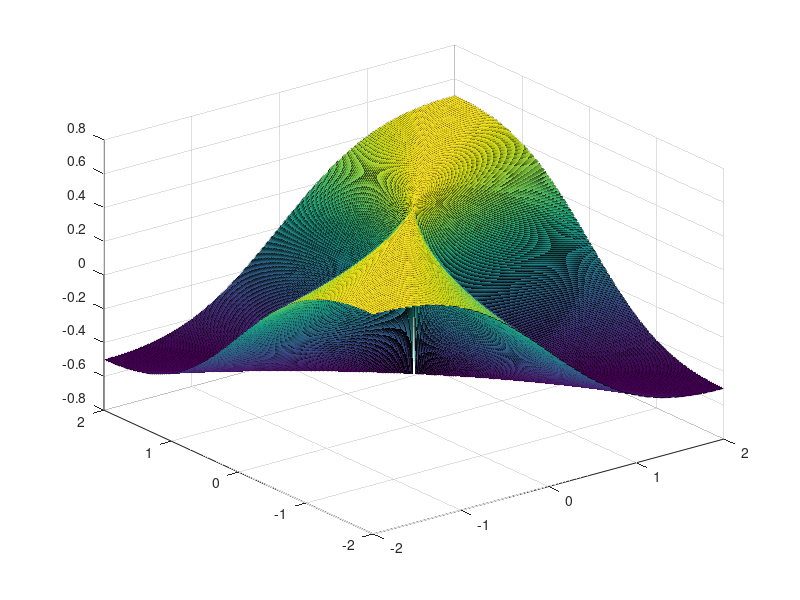
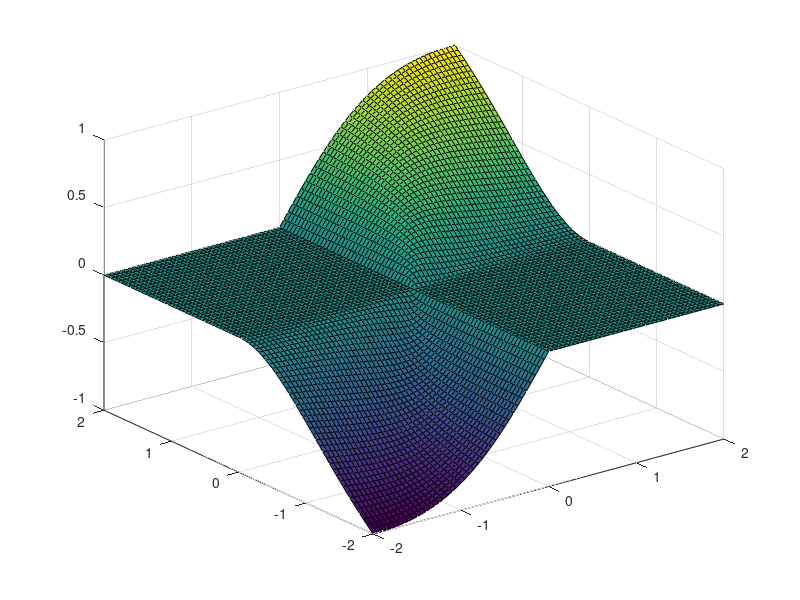
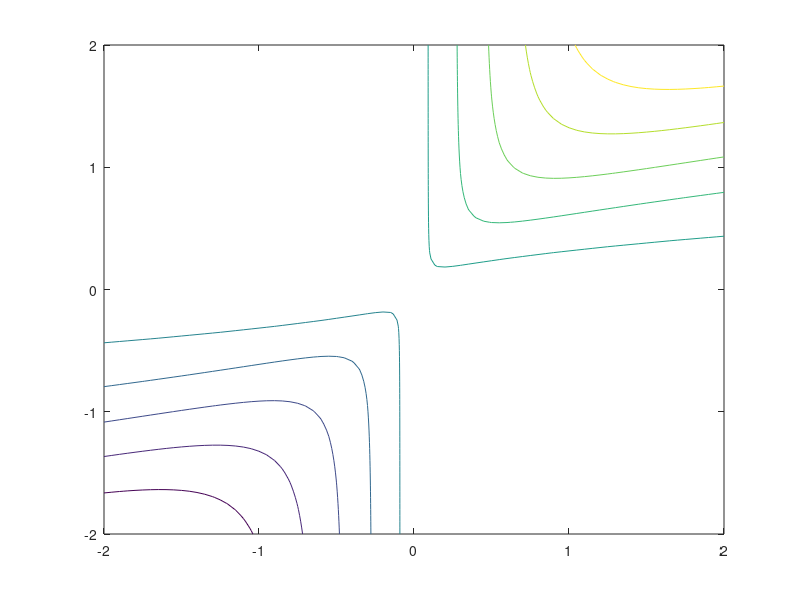
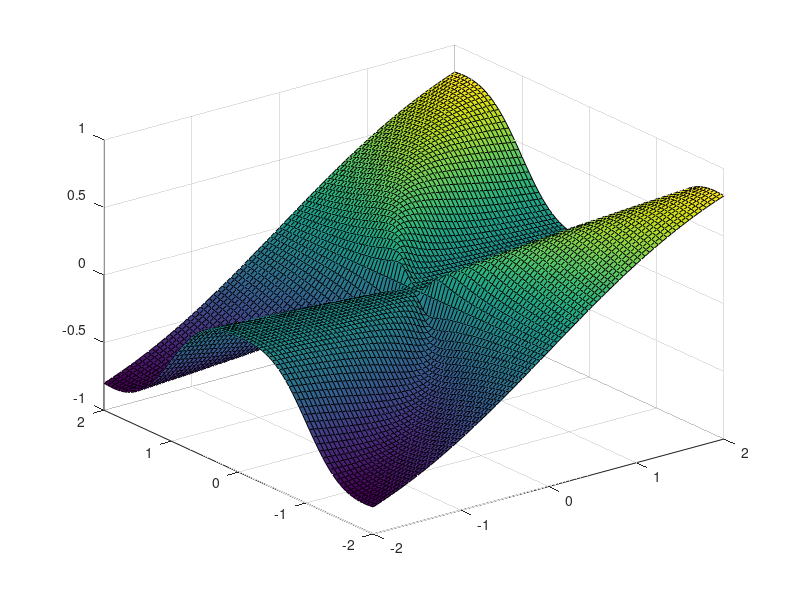

MATLAB code for these plots, in order:
clear all
close all
%%
%partial but not directional derivatives

xa=-2:0.01:2;
ya=-2:0.01:2;
for i=0:400
    for j=0:400
        x=-2+4*i/400;
        y=-2+4*j/400;
        z(i+1,j+1)=(x*y)/(x^2+y^2);
    end
end
z(201,201)=0;
surf(xa,ya,z);
figure
contour(xa,ya,z);

%%
%directional derivatives but not Gateaux

xa=-2:0.05:2;
ya=-2:0.05:2;
for i=0:80
    for j=0:80
        x=-2+4*i/80;
        y=-2+4*j/80;
        if x*y>0
            z1(i+1,j+1)=(x^2*y)/(x^2+y^2);
        else
            z1(i+1,j+1)=0;
        end
    end
end
%z(201,201)=0;
surf(xa,ya,z1);
figure
contour(xa,ya,z1);

%%
%Gateaux derivatives at 0 but not Frechet at 0
clear all
xa=-2:0.05:2;
ya=-2:0.05:2;
for i=0:80
    for j=0:80
        x=-2+4*i/80;
        y=-2+4*j/80;
        z2(i+1,j+1)=(abs(x)^3*y)/(x^4+y^2);
    end
end
z2(41,41)=0;
figure 
surf(xa,ya,z2);
figure
contour(xa,ya,z2);

%%
%Yet another example of function allowing Gateaux derivatives at 0 but not
%Frechet at 0 (see Ex3 in the slides of the course 2)
clear all
xa=-2:0.01:2;
ya=-2:0.01:2;
for i=0:400
    for j=0:400
        x=-2+4*i/400;
        y=-2+4*j/400;
        z2(i+1,j+1)=(x^4*y)/(x^6+y^3);
    end
end
z2(201,201)=0;
surf(xa,ya,z2);
axis([-0.5 0.5 -0.5 0.5 -10 10]) 
figure
contour(xa,ya,z2);